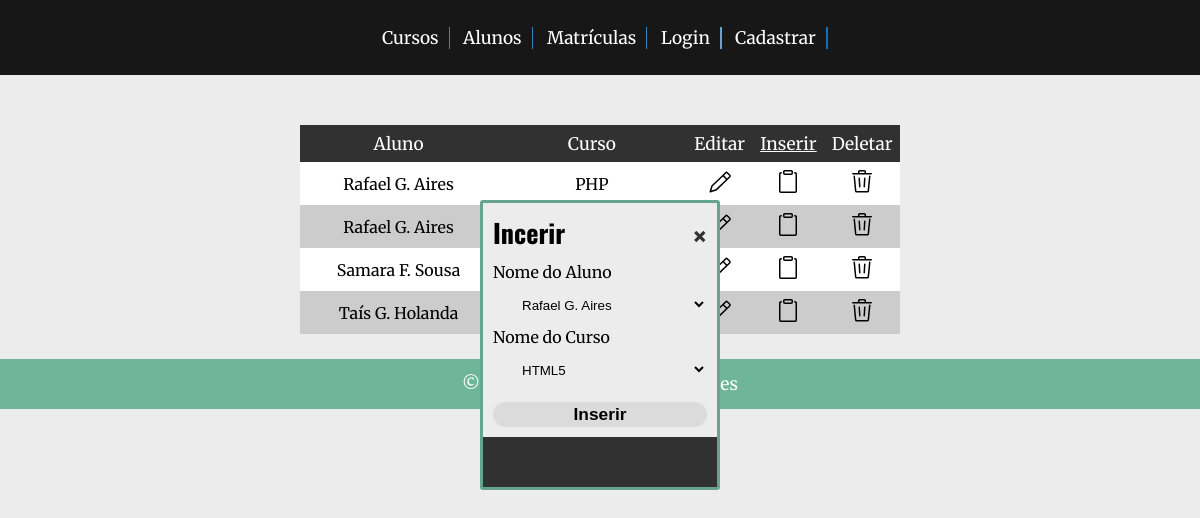
/site/registration.php?insert=4, run on the app's committed database.
### tables this page shows
CREATE TABLE `students_course` (
  `student_course_id` int(11) NOT NULL,
  `student_id` int(11) NOT NULL,
  `course_id` int(11) NOT NULL
);

CREATE TABLE `users` (
  `user_id` int(11) NOT NULL,
  `user` varchar(100) NOT NULL,
  `year` date NOT NULL,
  `email` varchar(75) NOT NULL,
  `password` varchar(50) NOT NULL,
  `signup_date` datetime NOT NULL
);

CREATE TABLE `course` (
  `course_id` int(11) NOT NULL,
  `course_name` varchar(250) NOT NULL,
  `workload` int(11) NOT NULL
);

### site/php/rows-query(registration).php (called while the page is built)
<?php
$sql = "select student_course_id, users.user, course.course_name from students_course join users on students_course.student_id = users.user_id join course on students_course.course_id = course.course_id";
$result = mysqli_query($connection, $sql);
?>

### site/registration.php (the view, shortened to what this page needs)
<?php
include("../db/connection.php");
include("php/rows-query(registration).php");
?>
<!DOCTYPE html>
<html lang="en">
<head>
    <link rel="stylesheet" href="css/index.css">
    <link rel="stylesheet" href="css/tables.css">
    <link rel="stylesheet" href="css/modals.css">
</head>
<body>
    <header.>
        <div class="underHeader">
            <ul>
                <li><a href="courses.php">Cursos</a></li>
                <li><a href="students.php">Alunos</a></li>
                <li><a href="registration.php">Matrículas</a></li>
                <?php
                    if (!isset($_SESSION["authenticated"])):
                ?>
                    <li class="userName"><a href="login.php">Login</a></li>
                    <li class="enter"><a href="signup.php">Cadastrar</a></li>
                <?php
                    endif;
                ?>
            </ul>
        </div>
    <section>
        <div class="sectionCard">
            <div class="table">
                <table class="t01">
                    <tr>
                        <th>Aluno</th>
                        <th>Curso</th>
                        <th>Editar</th>
                        <th><a href="?insert=" style="color: #ffffff;">Inserir</a></th>
                        <th>Deletar</th>
                    </tr>
                    <tr>
                    <?php
                        while ($rows = mysqli_fetch_assoc($result)) {
                    ?>
                        <tr>
                            <td><?php echo $rows["user"]; ?></td>
                            <td><?php echo $rows["course_name"]; ?></td>
                            <td><a href="?edit=<?php echo $rows["student_course_id"]; ?>"><img src="icons/pencil-24.svg" alt="Edit button"></a></td>
                            <td><a href="?insert=<?php echo $rows["student_course_id"]; ?>"><img src="icons/clippy-24.svg" alt="Clippy button"></a></td>
                            <td><a href="?delete=<?php echo $rows["student_course_id"]; ?>"><img src="icons/trash-24.svg" alt="Trash button"></a></td>
                        </tr>
                    <?php
                        }
                    ?>
                </table>
                <div id="insertModal" class="modal">
                    <form action="" method="POST">
                        <div class="modalHeader">
                            <span class="close2">&times;</span>
                            <h2>Incerir</h2>
                        </div>
                        <div class="modalBody">
                            <label for="">Nome do Aluno</label>
                            <select name="user" id="" class="modalSelect">
                                <?php
                                    $sql = "select * from users";
                                    $result = mysqli_query($connection, $sql);
                                    while ($rows = mysqli_fetch_assoc($result)) {
                                ?>
                                    <option value="<?php echo $rows["user_id"]; ?>"><?php echo $rows["user"]; ?></option>
                                <?php
                                    }
                                ?>
                            </select>
                            <label for="">Nome do Curso</label>
                            <select name="course" id="" class="modalSelect">
                                <?php
                                    $sql = "select * from course";
                                    $result = mysqli_query($connection, $sql);
                                    while ($rows = mysqli_fetch_assoc($result)) {
                                ?>
                                    <option value="<?php echo $rows["course_id"]; ?>"><?php echo $rows["course_name"]; ?></option>
                                <?php
                                    }
                                ?>
                                </select>
                            <button type="submit" name="insert" class="btn">Inserir</button>
                        </div>
                        <div class="modalFooter">
                        </div>
                    </form>
                </div>
            </div>
        </div>
    </section>
    <footer>
        <div class="footer">
            <p>© 2021 Copyright: Rafael G. Aires</p>
        </div>
    </footer>
</body>
</html>

### site/css/index.css (style rules this page uses)
* { margin: 0; padding: 0; box-sizing: border-box; }
body { font-family: 'Merriweather', serif; background-color: #ececec; }
.underHeader { height: 75px; display: flex; justify-content: center; align-items: center; position: sticky; top: 0px; background-color: #000000e6; }
.underHeader ul { text-align: right; vertical-align: middle; text-align: center; padding: 10px; }
.underHeader ul li { list-style-type: none; display: inline-block; margin: 0px 0px 0px 10px; padding-right: 10px; border-right: 1px solid #3187b9; }
.underHeader ul li a { text-decoration: none; font-size: 13pt; color: #ffffff; }
.underHeader li { display: inline-block; vertical-align: middle; -webkit-transform: perspective(1px) translateZ(0); transform: perspective(1px) translateZ(0); box-shadow: 0 0 1px rgba(0, 0, 0, 0); position: relative; }
.underHeader li:before { content: ""; position: absolute; z-index: -1; left: 0; right: 100%; bottom: 0; background: #3187b9; height: 2px; -webkit-transition-property: right; transition-property: right; -webkit-transition-duration: 0.3s; transition-duration: 0.3s; -webkit-transition-timing-function: ease-out; transition-timing-function: ease-out; }
.underHeader .enter { border-right: 2px solid #1072bc; }
.underHeader .enter { display: inline-block; vertical-align: middle; -webkit-transform: perspective(1px) translateZ(0); transform: perspective(1px) translateZ(0); box-shadow: 0 0 1px rgba(0, 0, 0, 0); position: relative; }
.underHeader .enter:before { content: ""; position: absolute; z-index: -1; left: 0; right: 100%; bottom: 0; background: #1072bc; height: 2px; -webkit-transition-property: right; transition-property: right; -webkit-transition-duration: 0.3s; transition-duration: 0.3s; -webkit-transition-timing-function: ease-out; transition-timing-function: ease-out; }
.underHeader .userName { border-right: 2px solid #68a2d4; }
.underHeader .userName { display: inline-block; vertical-align: middle; -webkit-transform: perspective(1px) translateZ(0); transform: perspective(1px) translateZ(0); box-shadow: 0 0 1px rgba(0, 0, 0, 0); position: relative; }
.underHeader .userName:before { content: ""; position: absolute; z-index: -1; left: 0; right: 100%; bottom: 0; background: #68a2d4; height: 2px; -webkit-transition-property: right; transition-property: right; -webkit-transition-duration: 0.3s; transition-duration: 0.3s; -webkit-transition-timing-function: ease-out; transition-timing-function: ease-out; }
.footer { clear: both; display: flex; justify-content: center; align-items: center; background-color: #6fb59c; color: #ffffff; height: 50px; font-size: 13pt; }

### site/css/tables.css (style rules this page uses)
.table { display: flex; justify-content: center; align-items: center; margin: 50px auto 25px auto; }
.table table, th, td { width: 50%; padding: 7.5px; border: none; border-collapse: collapse; }
.t01 th { font-weight: normal; font-size: 13pt; background-color: #313131; color: white; }
.t01 tr:nth-child(even) { background-color: #cccccc; }
.t01 tr:nth-child(odd) { background-color: #ffffff; }
.t01 tr td { text-align: center; }
.t01 tr td a { text-decoration: none; color: #000000; }

### site/css/modals.css (style rules this page uses)
.modalHeader { margin-bottom: 10px; font-family: 'Oswald', sans-serif; font-weight: normal; font-size: 13pt; }
.modal { display: none; position: fixed; z-index: 1; left: 10; top: 25%; width: 20%; padding: 10px; overflow: auto; background-color: #ececec; border: 3px solid #65a58f; border-radius: 3px; animation-name: animatetop; animation-duration: .7s }
.modal .modalSelect { height: 15px; width: 100%; margin: 15px 0px 15px 0px; padding-left: 25px; outline: none; background: transparent; border: none; border-radius: 3px; }
.modal button[type="submit"] { height: 25px; width: 100%; margin: 10px auto 0px auto; border: none; outline: none; cursor: pointer; border-radius: 20px; font-size: 13pt; font-weight: bold; transition: .25s; background-color: #dbdbdb; }
.close, .close1, .close2 { color: #313131; float: right; font-size: 30px; font-weight: bold; }
.modalFooter { margin: 10px -10px -10px -10px; height: 50px; background-color: #313131; color: white; }

### data on the page
students_course: student.user "Rafael G. Aires", course.course_name "PHP"
students_course: student.user "Rafael G. Aires"
students_course: student.user "Samara F. Sousa"
students_course: student.user "Taís G. Holanda"

### other printed values
form field user "Rafael G. Aires"
form field course "HTML5"
